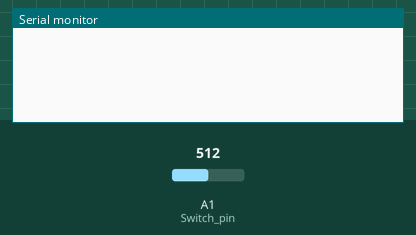
The sketch below on a simulated Arduino Uno, built with avr-gcc and run on an emulated ATmega328P. On the bench: the last lines printed to the serial monitor. The inputs (shaded band) are chosen by the test bench; at power-on: A1 (Switch_pin) = 512.

Above: at 1.2 s.
1.3 s: A1 (Switch_pin) set to 716
At 2.4 s:
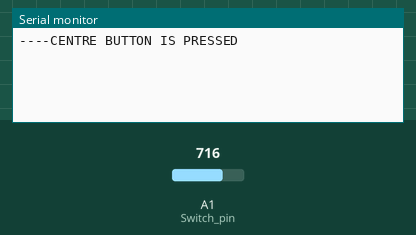
2.8 s: A1 (Switch_pin) set to 800
At 3.6 s:
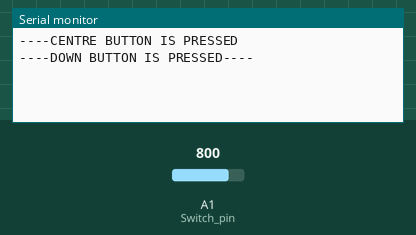
4.3 s: A1 (Switch_pin) set to 910
At 4.7 s:
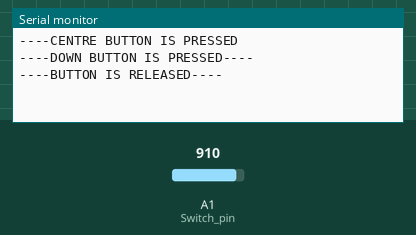
5.8 s: A1 (Switch_pin) set to 780
At 7.0 s:
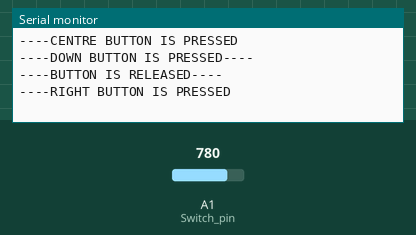
7.3 s: A1 (Switch_pin) set to 511
At 7.8 s:
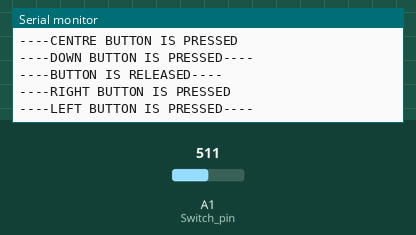
8.8 s: A1 (Switch_pin) set to 90
At 9.4 s:
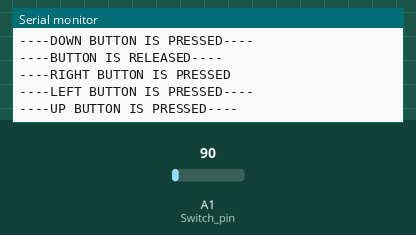

The sketch:

arbd1_naviswitch.ino
```cpp
int Switch_pin = A1;
int switch_value;                       //To store the current push button value
int prev_switch_value;                  //To store the prev value of push buttons
int button;                             //To store which button is pressed
void setup()
{
    Serial.begin(9600);             //Initialize Serial to show which button is pressed
    pinMode(Switch_pin,INPUT);     //Initialize the analog pin A1 as an Input
    prev_switch_value = analogRead(Switch_pin);
    //Store the initial value of Analog pin A1
}

void loop()
{
    switch_value = analogRead(Switch_pin);
    //Read the value at Analog pin A1
    if((switch_value > (prev_switch_value+20)) ||
    (switch_value <(prev_switch_value-20)))
    //If any button is pressed or value change due to noise
    delay(20) ;
    //Wait for 20 ms to avoid any bouncing in the button
    switch_value = analogRead(Switch_pin) ;
    //Read again the value at pin A1
    if((switch_value > (prev_switch_value+20)) || (switch_value <(prev_switch_value-20)))
    {
    //If the button is actually pressed
        if(switch_value < 100)
        //The ADC value for UP button should be approx. 0
            Serial.println("----UP BUTTON IS PRESSED----") ;
        else if((switch_value > 400) && (switch_value < 600))
        //The ADC value for LEFT button should be approx.512
            Serial.println("----LEFT BUTTON IS PRESSED----");
        else if((switch_value > 600) && (switch_value < 725))
        //The ADC value for CENTRE button should be approx. 676
            Serial.println("----CENTRE BUTTON IS PRESSED") ;
        else if((switch_value > 725) && (switch_value < 790))
        //The ADC value for RIGHT button should be approx. 768
            Serial.println("----RIGHT BUTTON IS PRESSED") ;
        else if((switch_value > 790) && (switch_value < 850))
        //The ADC value for DOWN button should be approx. 819
            Serial.println("----DOWN BUTTON IS PRESSED----");
        else if(switch_value > 900)
            Serial.println("----BUTTON IS RELEASED----");
        prev_switch_value = switch_value ;
  }
}
```

Measured:
- after the input at 1.3 s, the serial monitor: prints a new line at once (image 1)
- after the input at 2.8 s, the serial monitor: prints a new line at once (image 2)
- after the input at 4.3 s, the serial monitor: prints a new line at once (image 3)
- after the input at 5.8 s, the serial monitor: prints a new line at once (image 4)
- after the input at 7.3 s, the serial monitor: prints a new line at once (image 5)
- after the input at 8.8 s, the serial monitor: prints a new line at once (image 6)
